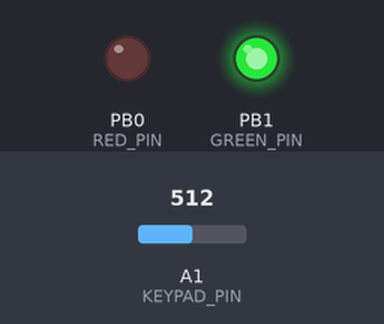
A program run on a simulated ATtiny85, built with avr-gcc and run on an emulated ATtiny85. On the bench: output pins drawn as LEDs (lit = HIGH). The inputs (shaded band) are chosen by the test bench; at power-on: A1 (KEYPAD_PIN) = 512.

Above: at 0.1 s.
Timing chart, 0 to 1.6 s (numbered marks = the images above):
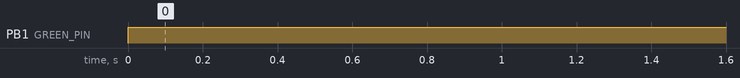

Measured:
- by itself, PB1 (GREEN_PIN): LOW → HIGH at 0.00 s

The program:

main.cpp
```cpp
#include <Arduino.h>
#include "DigiKeyboard.h"
#include "Credential\Credential.h"
#include "Keypad\Keypad.h"

#define RED_PIN 0
#define GREEN_PIN 1
#define KEYPAD_PIN A1

void setup()
{
  pinMode(RED_PIN, OUTPUT);
  pinMode(GREEN_PIN, OUTPUT);
  pinMode(KEYPAD_PIN, INPUT);
}

void loop()
{
  bool isKeyDown = Keypad_IsKeyDown();
  uint8_t key = Keypad_GetKey();

  if (true == Credential_IsLogged())
  {
    digitalWrite(GREEN_PIN, HIGH);
    digitalWrite(RED_PIN, LOW);
    if (true == isKeyDown)
    {
      DigiKeyboard.sendKeyStroke(0);
      DigiKeyboard.print(Credential_GetName(key));
      DigiKeyboard.print('\t');
      DigiKeyboard.print(Credential_GetPassword(key));
      digitalWrite(RED_PIN, HIGH);
    }
  }
  else
  {
    digitalWrite(GREEN_PIN, LOW);
    digitalWrite(RED_PIN, HIGH);
    if (true == isKeyDown)
    {
      Credential_PutKey(key);
      digitalWrite(GREEN_PIN, HIGH);
    }
  }

  Credential_Task();
  Keypad_Load(analogRead(KEYPAD_PIN));
  DigiKeyboard.delay(50);
}
```

Credential.cpp
```cpp
#include "Credential.h"
#include "Credential_cfg.h"
#include <avr/pgmspace.h>

#define CREDENTIAL_TIMEOUT_COUNT 10000
#define PIN_STORAGE_SIZE 6
#define CREDENTIAL_TABLE_SIZE 6

// Then set up a table to refer to your strings.
const PROGMEM Credential_t table[CREDENTIAL_TABLE_SIZE] = {
    {.site = site_1, .name = name_1, .password = password_1},
    {.site = site_2, .name = name_2, .password = password_2},
    {.site = site_3, .name = name_3, .password = password_3},
    {.site = site_4, .name = name_4, .password = password_4},
    {.site = site_5, .name = name_5, .password = password_5},
    {.site = site_6, .name = name_6, .password = password_6},
};

static const uint8_t pin[PIN_STORAGE_SIZE] = {1, 2, 3, 4, 5, 6};
static uint8_t pinStorage[PIN_STORAGE_SIZE];

static char buffer[64]; // make sure this is large enough for the largest string it must hold

static uint16_t timeoutCounter;
static bool isLogged = false;

void Credential_Task(void)
{
    if (timeoutCounter > 0)
    {
        timeoutCounter--;
    }
    else
    {
        isLogged = false;
    }
}

const char *Credential_GetSite(uint8_t number)
{
    strcpy_P(buffer, (char *)pgm_read_word(&(table[number - 1].site)));
    return (buffer);
}

const char *Credential_GetName(uint8_t number)
{
    strcpy_P(buffer, (char *)pgm_read_word(&(table[number - 1].name)));
    return (buffer);
}

const char *Credential_GetPassword(uint8_t number)
{
    strcpy_P(buffer, (char *)pgm_read_word(&(table[number - 1].password)));
    return (buffer);
}

bool Credential_IsLogged(void)
{
    return true;
}

void Credential_PutKey(uint8_t key)
{
    memcpy_P(&pinStorage[0], &pinStorage[1], PIN_STORAGE_SIZE);
    pinStorage[0] = key;
    if (0 == memcmp_P(pin, pinStorage, PIN_STORAGE_SIZE))
    {
        timeoutCounter = CREDENTIAL_TIMEOUT_COUNT;
        isLogged = true;
    }
}
```

Credential.h
```cpp
#ifndef PASSWORD_H
#define PASSWORD_H
#include "stdint.h"

typedef struct
{
    const char *const site;
    const char *const name;
    const char *const password;
} Credential_t;

void Credential_Task(void);
const char *Credential_GetSite(uint8_t number);
const char *Credential_GetName(uint8_t number);
const char *Credential_GetPassword(uint8_t number);
bool Credential_IsLogged(void);
void Credential_PutKey(uint8_t key);

#endif /* PASSWORD_H */
```

Credential_cfg.cpp
```cpp
#include "Credential_cfg.h"

CREDENTIAL(1, "Site 1", "Name 1", "Password 1");
CREDENTIAL(2, "Site 2", "Name 2", "Password 2");
CREDENTIAL(3, "Site 3", "Name 3", "Password 3");
CREDENTIAL(4, "Site 4", "Name 4", "Password 4");
CREDENTIAL(5, "Site 5", "Name 5", "Password 5");
CREDENTIAL(6, "Site 6", "Name 6", "Password 6");
```

Credential_cfg.h
```cpp
#ifndef CREDENTIAL_CFG_H
#define CREDENTIAL_CFG_H

#include "Credential.h"
#include <avr/pgmspace.h>

#define SITE(NUMBER, SITE_STRING) const PROGMEM char site_##NUMBER[] = SITE_STRING
#define NAME(NUMBER, NAME_STRING) const PROGMEM char name_##NUMBER[] = NAME_STRING
#define PASSWORD(NUMBER, PASSWORD_STRING) const PROGMEM char password_##NUMBER[] = PASSWORD_STRING

#define CREDENTIAL(NUMBER, SITE_STRING, NAME_STRING, PASSWORD_STRING) \
    SITE(NUMBER, SITE_STRING);                                        \
    NAME(NUMBER, NAME_STRING);                                        \
    PASSWORD(NUMBER, PASSWORD_STRING);

#define EXTERN_CREDENTIAL(NUMBER)             \
    extern const PROGMEM char site_##NUMBER[]; \
    extern const PROGMEM char name_##NUMBER[]; \
    extern const PROGMEM char password_##NUMBER[];

EXTERN_CREDENTIAL(1);
EXTERN_CREDENTIAL(2);
EXTERN_CREDENTIAL(3);
EXTERN_CREDENTIAL(4);
EXTERN_CREDENTIAL(5);
EXTERN_CREDENTIAL(6);

#endif /* CREDENTIAL_CFG_H */
```

Keypad.cpp
```cpp
#include "Keypad.h"
#include "Arduino.h"

#define KEYPAD_KEY_COUNT 8u

typedef struct
{
    uint8_t key;
    int16_t adc;
} Keypad_t;

const Keypad_t button[KEYPAD_KEY_COUNT]{
    {0, 1023},
    {1, 877},
    {2, 731},
    {3, 585},
    {4, 438},
    {5, 292},
    {6, 146},
    {0, 0},
};

static uint8_t Keypad_key = '\0';

uint8_t Keypad_GetKey(void)
{
    return Keypad_key;
}

void Keypad_Load(uint16_t _newSample)
{
    int16_t lastDiff = 0;
    for (uint8_t p = 0; p < KEYPAD_KEY_COUNT; p++)
    {
        int16_t newDiff = abs(_newSample - button[p].adc);
        if ((lastDiff >= newDiff) || (p == 0))
        {
            lastDiff = newDiff;
            Keypad_key = button[p].key;
        }
    }
}

bool Keypad_IsKeyDown(void){
    return false;
}
```

Keypad.h
```cpp
#ifndef KEYPAD_H
#define KEYPAD_H
#include "stdint.h"

uint8_t Keypad_GetKey(void);
void Keypad_Load(uint16_t _newSample);
bool Keypad_IsKeyDown(void);

#endif /* KEYPAD_H */
```
